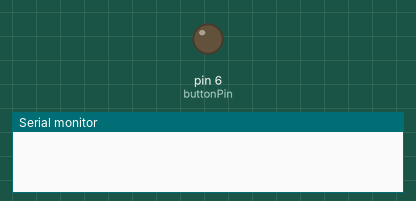
Recording of a sketch running on a simulated Arduino Uno, built with avr-gcc and run on an emulated ATmega328P. On the bench: output pins drawn as LEDs (lit = HIGH), the last lines printed to the serial monitor. The local clock reads 2024-03-15 10:24:30 at power-on unless the sketch sets it.

Above: at 0.1 s.
At 1.1 s:
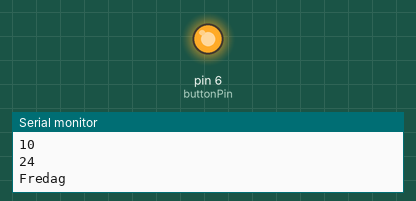
Timing chart, 0 to 2.6 s (numbered marks = the images above):
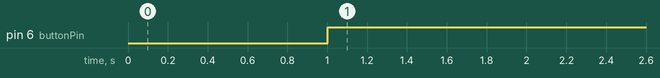

The sketch:

Realtime-clock-breakout-ddlab-opening-hours.ino
```cpp
#include <Wire.h>
#include "RTClib.h"

RTC_DS1307 RTC;

const int buttonPin = 6;     // the number of the pushbutton pin
int buttonState = 0;         // variable for reading the pushbutton status

int weekDay;
int currentHour;
int currentMinute;

void setup()
{
  pinMode(buttonPin, OUTPUT);

  Serial.begin(57600);
    Wire.begin();
    RTC.begin();

  if (! RTC.isrunning()) {
    Serial.println("RTC is NOT running!");
    // following line sets the RTC to the date & time this sketch was compiled
    RTC.adjust(DateTime(__DATE__, __TIME__));
  }

  //RTC.adjust(DateTime(__DATE__, __TIME__));

}

//Åbningstider F16:
int mandag[2]={9,14};
int tirsdag[2]={10,16};
int onsdag[2]={10,17};
int torsdag[2]={9,16};
int fredag[2]={9,15};

void loop()
{
	delay(1000);
	DateTime now = RTC.now();

	weekDay = now.dayOfTheWeek();
	currentHour = now.hour();
	currentMinute = now.minute();

  	Serial.println(weekDay);
  	Serial.println(currentHour);
  	Serial.println(currentMinute);
  	Serial.println();
	switch (weekDay)
	{
	    case 1:
        Serial.println("Mandag");
	    if (currentHour>=mandag[0] && currentHour<mandag[1]) digitalWrite(buttonPin, HIGH);
	    else digitalWrite(buttonPin, LOW);
	    break;

	    case 2:
        Serial.println("Tirsdag");
	    if (currentHour>=tirsdag[0] && currentHour<tirsdag[1]) digitalWrite(buttonPin, HIGH);
	    else digitalWrite(buttonPin, LOW);
	    break;

	    case 3:
        Serial.println("Onsdag");
	    if (currentHour>=onsdag[0] && currentHour<onsdag[1]) digitalWrite(buttonPin, HIGH);
	    else digitalWrite(buttonPin, LOW);
	    break;

	    case 4:
        Serial.println("Torsdag");
	    if (currentHour>=torsdag[0] && currentHour<torsdag[1]) digitalWrite(buttonPin, HIGH);
	    else digitalWrite(buttonPin, LOW);
	    break;

	    case 5:
      	Serial.println("Fredag");
	    if (currentHour>=fredag[0] && currentHour<fredag[1]) digitalWrite(buttonPin, HIGH);
	    else digitalWrite(buttonPin, LOW);
	    break;

	    default:
	    digitalWrite(buttonPin, LOW);
	    break;
	}
}
```

Measured:
- by itself, pin 6 (buttonPin): LOW → HIGH at 1.0 s
